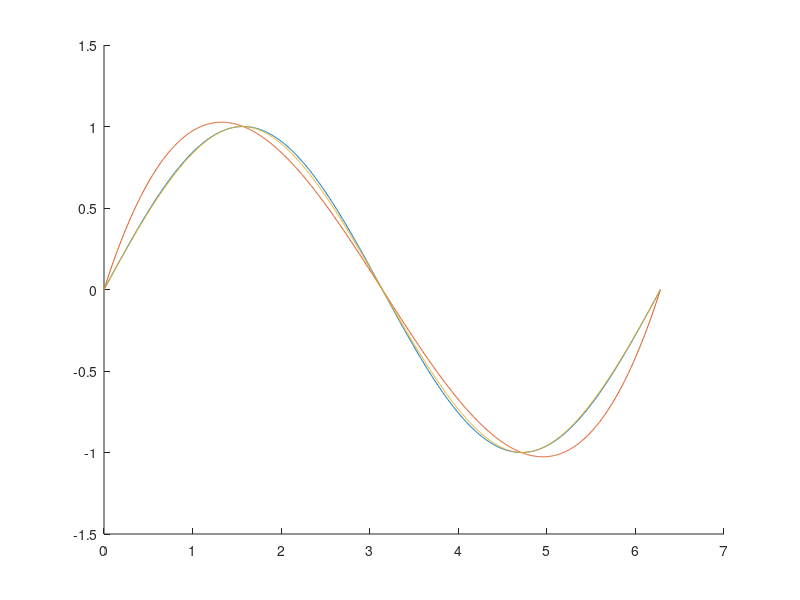

Recreate this plot in MATLAB.
%1

x = [ 0 pi/2 3 * pi / 2 2 * pi];
f = sin(x);
f_d = cos(x);


sin(pi/4);
spline(x, f, pi/4);
spline(x, [f_d(1) f f_d(4)], pi/4);

aux = linspace(0, 2 * pi, 1000);
hold on
plot(aux, sin(aux));
plot(aux, spline(x, f, aux));
plot(aux, spline(x, [f_d(1) f f_d(4)], aux));
hold off

